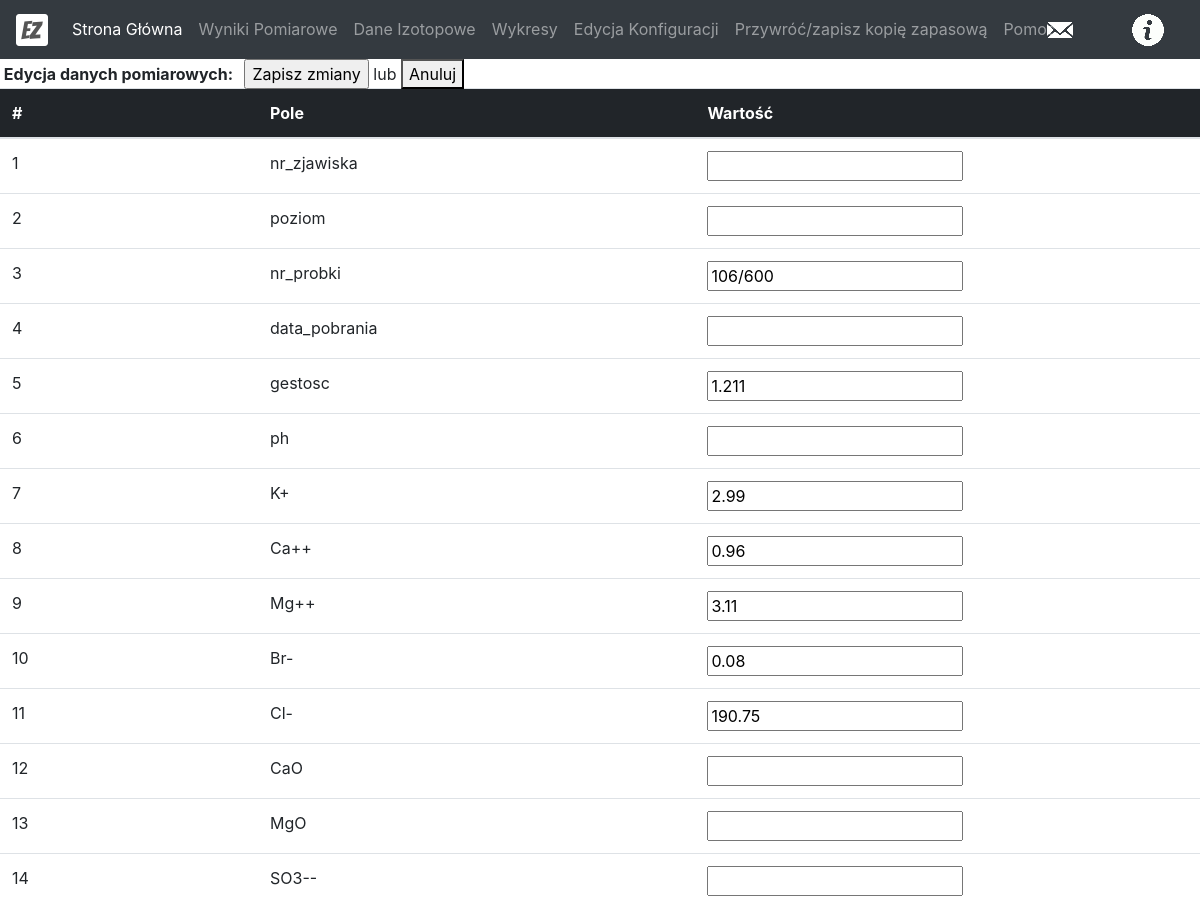
The app's page /editSample/93 (upper part), older data.
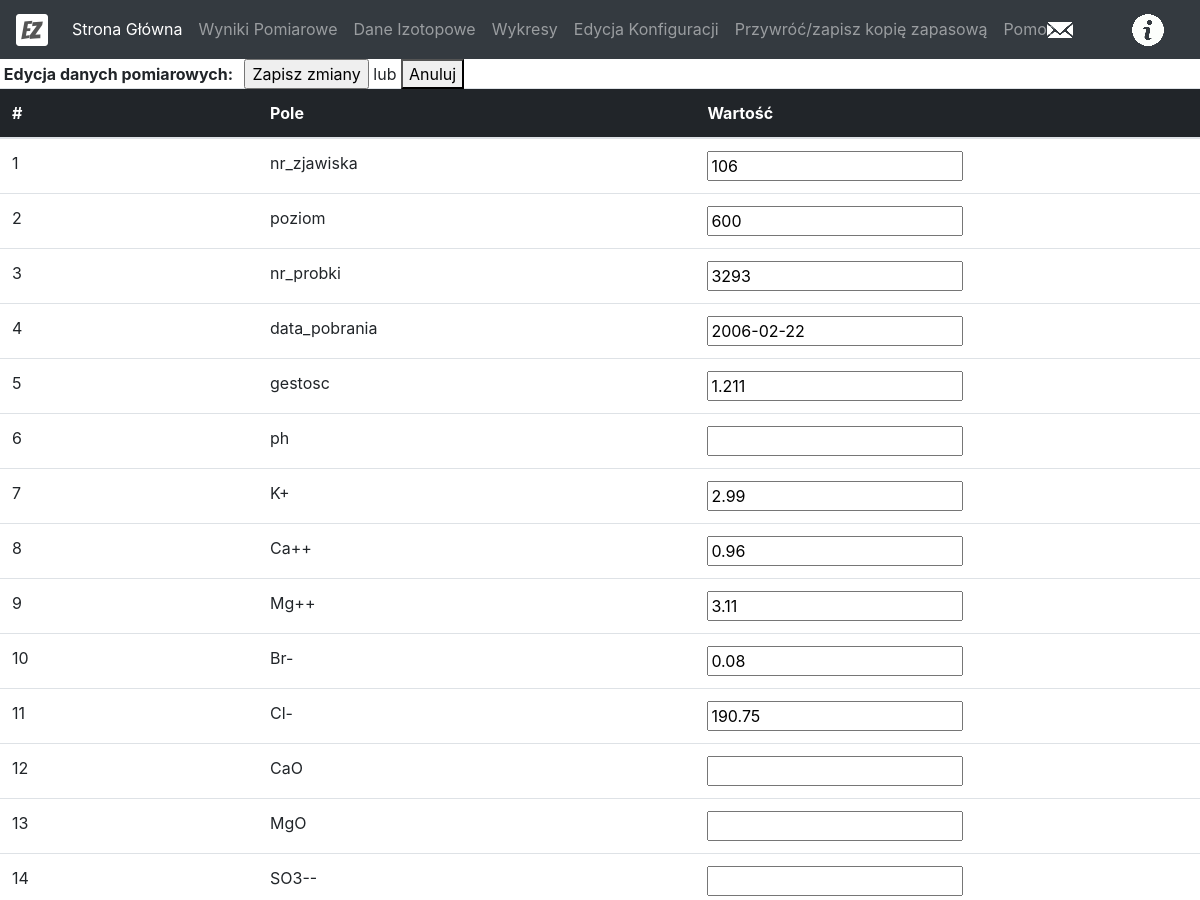
The same page, newer data.
### tables this page shows
CREATE TABLE results(
  id INTEGER PRIMARY KEY AUTOINCREMENT,
  nr_zjawiska INTEGER NULL,
  poziom INTEGER NULL,
  nr_probki INTEGER NULL,
  data_pobrania TEXT NULL,
  gestosc REAL NULL,
  ph REAL NULL,
  K REAL NULL,
  Ca REAL NULL,
  Mg REAL NULL,
  Br REAL NULL,
  Cl REAL NULL,
  CaO REAL NULL,
  MgO REAL NULL,
  SO3 REAL NULL,
  SO4 REAL NULL,
  KBr REAL NULL,
  CaSO4 REAL NULL,
  MgSO4 REAL NULL,
  KCl REAL NULL,
  NaCl REAL NULL,
  CaCl2 REAL NULL,
  MgCl2 REAL NULL,
  NaBr REAL NULL
, stezenie_roztworu_z_soli TEXT, stezenie_roztworu_z_jonow TEXT, stezenie_roztworu_w_h2o_z_soli TEXT, stezenie_roztoworu_w_h2o_z_jonow TEXT, stezenie_ca_mg_w_h2o_z_soli TEXT, steznie_na_k_w_h2o_z_soli TEXT, steznie_na_k_ca_mg_w_h2o_z_soli TEXT, poprawka_na_tlen_z_soli TEXT, poprawka_na_tlen_z_jonow TEXT, poprawka_na_deuter_z_soli TEXT, poprawka_na_deuter_z_jonow TEXT);

### main.py (the view)
@app.route('/editSample/<int:id>', methods=['GET', 'POST'])
def editSample(id):
    edited = True if request.method == 'POST' else False
    if edited:
        updateSample(id, request.form)
    sample = getSample(id)
    samples = [sample]
    convertNulls(samples, character='')
    return render_template('editSample.html', sample=samples[0], edited=edited, mode="edit")

### dbUtils.py (called while the page is built)
def dict_factory(cursor, row):
    d = OrderedDict()
    for idx, col in enumerate(cursor.description):
        d[col[0]] = row[idx]
    return d

def getSample(id):
    conn = sqlite3.connect('data.db')
    cursor = conn.cursor()
    query = 'select * from results where id = {0}'.format(id)
    for row in cursor.execute(query):
        r = row
    sample = dict_factory(cursor, r)
    conn.close()
    return sample

def convertNulls(sampleList, character='--'):
    for index, sample in enumerate(sampleList):
        for key, value in sample.items():
            if value==None:
                sampleList[index][key]=character

### templates/editSample.html (shortened to what this page needs)
{% extends 'layout.html' %}
{% block body %}
	<div>
		{% if mode=='edit' %}
		<form method="POST" action="/editSample/{{sample.id}}">{% endif %}
			<table class="table">
				<thead>
					<tr>
						<div>
	{% if mode=='edit' %}	<b>&nbsp;Edycja danych pomiarowych: &nbsp; </b>
							<input type="submit" value="Zapisz zmiany"> lub <b><a href="javascript:history.back()"><button type="button">Anuluj</button></b> &nbsp&nbsp;{% endif %}
						</div>
					</tr>
					<tr>
						<th>#</th>
						<th>Pole</th>
						<th>Wartość</th>
						<th></th>
						<th></th>
						<th></th>
						<th></th>
						<th></th>
						<th></th>
					</tr>
				</thead>
  				<tbody>
  				  <tr>
					  <td>1</td>
					  <td>nr_zjawiska</td>
					  <td><input type="text" name="nr_zjawiska" value="{{sample.nr_zjawiska}}"></td>
					  <td></td>
					  <td></td>
					  <td></td>
					  <td></td>
					  <td></td>
					  <td></td>
  				  </tr>
				  <tr>
					  <td>2</td>
					  <td>poziom</td>
					  <td><input type="text" name="poziom" value="{{sample.poziom}}"></td>
					  <td></td>
					  <td></td>
					  <td></td>
					  <td></td>
					  <td></td>
					  <td></td>
  				  </tr>
				  <tr>
					  <td>3</td>
					  <td>nr_probki</td>
					  <td><input type="text" name="nr_probki" value="{{sample.nr_probki}}"></td>
					  <td></td>
					  <td></td>
					  <td></td>
					  <td></td>
					  <td></td>
					  <td></td>
  				  </tr>
				  <tr>
					  <td>4</td>
					  <td>data_pobrania</td>
					  <td><input type="text" name="data_pobrania" value="{{sample.data_pobrania}}"></td>
					  <td></td>
					  <td></td>
					  <td></td>
					  <td></td>
					  <td></td>
					  <td></td>
  				  </tr>
				  <tr>
					  <td>5</td>
					  <td>gestosc</td>
					  <td><input type="text" name="gestosc" value="{{sample.gestosc}}"></td>
					  <td></td>
					  <td></td>
					  <td></td>
					  <td></td>
					  <td></td>
					  <td></td>
  				  </tr>
				  <tr>
					  <td>6</td>
					  <td>ph</td>
					  <td><input type="text" name="ph" value="{{sample.ph}}"></td>
					  <td></td>
					  <td></td>
					  <td></td>
					  <td></td>
					  <td></td>
					  <td></td>
  				  </tr>
				  <tr>
					  <td>7</td>
					  <td>K+</td>
					  <td><input type="text" name="K" value="{{sample.K}}"></td>
					  <td></td>
					  <td></td>
					  <td></td>
					  <td></td>
					  <td></td>
					  <td></td>
  				  </tr>
				  <tr>
					  <td>8</td>
					  <td>Ca++</td>
					  <td><input type="text" name="Ca" value="{{sample.Ca}}"></td>
					  <td></td>
					  <td></td>
					  <td></td>
					  <td></td>
					  <td></td>
					  <td></td>
  				  </tr>
				  <tr>
					  <td>9</td>
					  <td>Mg++</td>
					  <td><input type="text" name="Mg" value="{{sample.Mg}}"></td>
					  <td></td>
					  <td></td>
					  <td></td>
					  <td></td>
					  <td></td>
					  <td></td>
  				  </tr>
				  <tr>
					  <td>10</td>
					  <td>Br-</td>
					  <td><input type="text" name="Br" value="{{sample.Br}}"></td>
					  <td></td>
					  <td></td>
					  <td></td>
					  <td></td>
					  <td></td>
					  <td></td>
  				  </tr>
				  <tr>
					  <td>11</td>
					  <td>Cl-</td>
					  <td><input type="text" name="Cl" value="{{sample.Cl}}"></td>
					  <td></td>
					  <td></td>
					  <td></td>
					  <td></td>
					  <td></td>
					  <td></td>
  				  </tr>
				  <tr>
					  <td>12</td>
					  <td>CaO</td>
					  <td><input type="text" name="CaO" value="{{sample.CaO}}"></td>
					  <td></td>
					  <td></td>
					  <td></td>
					  <td></td>
					  <td></td>
					  <td></td>
  				  </tr>
				  <tr>
					  <td>13</td>
					  <td>MgO</td>
					  <td><input type="text" name="MgO" value="{{sample.MgO}}"></td>
					  <td></td>
					  <td></td>
					  <td></td>
					  <td></td>
					  <td></td>
					  <td></td>
  				  </tr>
				  <tr>
					  <td>14</td>
					  <td>SO3--</td>
					  <td><input type="text" name="SO3" value="{{sample.SO3}}"></td>
					  <td></td>
					  <td></td>
					  <td></td>
					  <td></td>
					  <td></td>
					  <td></td>
  				  </tr>
  				</tbody>
			</table>
		</form>
	</div>
{% endblock %}

Row changes from the older to the newer data that the page shows:
changed results: nr_zjawiska (not shown) → "106"; poziom (not shown) → "600"; nr_probki "106/600" → "3293"; data_pobrania (not shown) → "2006-02-22"
